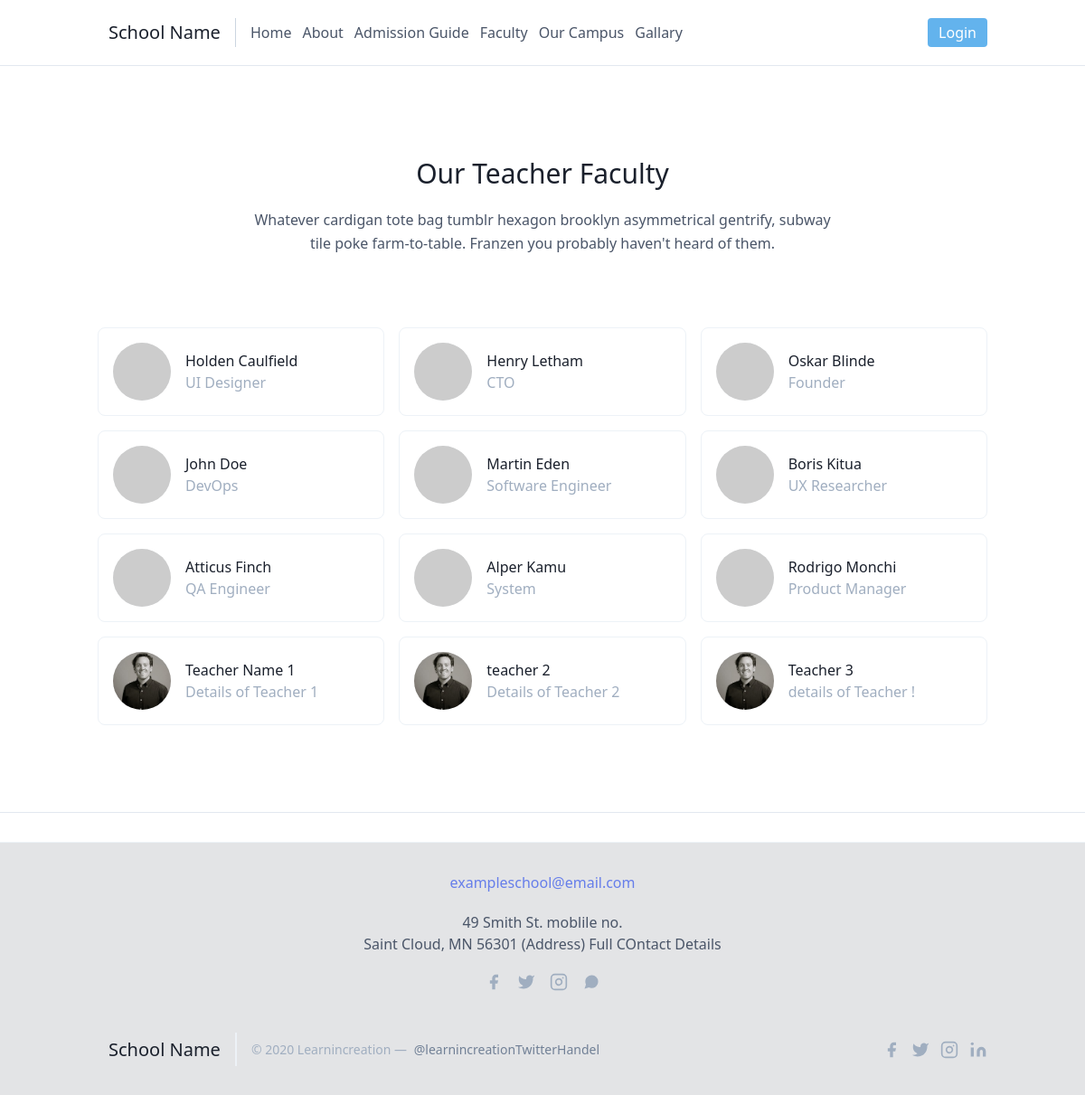
The app's page /faculty/ with its own data.
### info/models.py (models this page shows, shortened)
class Teacher(models.Model):
    name = models.CharField(max_length=100)
    detail = models.TextField(null = True , blank = True)
    img = models.ImageField(null = True, blank = True)
    qualification = models.CharField(max_length=200)
    salary = models.FloatField()
    age = models.IntegerField()
    phonenumber = models.IntegerField() #without country code
    aadaharid = models.IntegerField()
    date = models.DateTimeField(auto_now_add = True)
    @property
    def imageURL(self):
        try :
            url = self.img.url
        except:
        	url = ''
        return url

### info/views.py (the view)
# urls.py: path('faculty/', views.faculty, name='faculty'),
def faculty(request):
    teacher = Teacher.objects.all()
    context = {'teacher':teacher}
    return render(request, 'info/faculty.html',context)

### info/templates/info/faculty.html
{% extends 'info/main.html' %}
{% load static %}
{% block content %}
<section class="text-gray-700 body-font">
  <div class="container px-5 py-24 mx-auto">
    <div class="flex flex-col text-center w-full mb-20">
      <h1 class="sm:text-3xl text-2xl font-medium title-font mb-4 text-gray-900">Our Teacher Faculty</h1>
      <p class="lg:w-2/3 mx-auto leading-relaxed text-base">Whatever cardigan tote bag tumblr hexagon brooklyn asymmetrical gentrify, subway tile poke farm-to-table. Franzen you probably haven't heard of them.</p>
    </div>
    <div class="flex flex-wrap -m-2">
      <div class="p-2 lg:w-1/3 md:w-1/2 w-full">
        <div class="h-full flex items-center border-gray-200 border p-4 rounded-lg">
          <img alt="team" class="w-16 h-16 bg-gray-100 object-cover object-center flex-shrink-0 rounded-full mr-4" src="https://dummyimage.com/80x80">
          <div class="flex-grow">
            <h2 class="text-gray-900 title-font font-medium">Holden Caulfield</h2>
            <p class="text-gray-500">UI Designer</p>
          </div>
        </div>
      </div>
      <div class="p-2 lg:w-1/3 md:w-1/2 w-full">
        <div class="h-full flex items-center border-gray-200 border p-4 rounded-lg">
          <img alt="team" class="w-16 h-16 bg-gray-100 object-cover object-center flex-shrink-0 rounded-full mr-4" src="https://dummyimage.com/84x84">
          <div class="flex-grow">
            <h2 class="text-gray-900 title-font font-medium">Henry Letham</h2>
            <p class="text-gray-500">CTO</p>
          </div>
        </div>
      </div>
      <div class="p-2 lg:w-1/3 md:w-1/2 w-full">
        <div class="h-full flex items-center border-gray-200 border p-4 rounded-lg">
          <img alt="team" class="w-16 h-16 bg-gray-100 object-cover object-center flex-shrink-0 rounded-full mr-4" src="https://dummyimage.com/88x88">
          <div class="flex-grow">
            <h2 class="text-gray-900 title-font font-medium">Oskar Blinde</h2>
            <p class="text-gray-500">Founder</p>
          </div>
        </div>
      </div>
      <div class="p-2 lg:w-1/3 md:w-1/2 w-full">
        <div class="h-full flex items-center border-gray-200 border p-4 rounded-lg">
          <img alt="team" class="w-16 h-16 bg-gray-100 object-cover object-center flex-shrink-0 rounded-full mr-4" src="https://dummyimage.com/90x90">
          <div class="flex-grow">
            <h2 class="text-gray-900 title-font font-medium">John Doe</h2>
            <p class="text-gray-500">DevOps</p>
          </div>
        </div>
      </div>
      <div class="p-2 lg:w-1/3 md:w-1/2 w-full">
        <div class="h-full flex items-center border-gray-200 border p-4 rounded-lg">
          <img alt="team" class="w-16 h-16 bg-gray-100 object-cover object-center flex-shrink-0 rounded-full mr-4" src="https://dummyimage.com/94x94">
          <div class="flex-grow">
            <h2 class="text-gray-900 title-font font-medium">Martin Eden</h2>
            <p class="text-gray-500">Software Engineer</p>
          </div>
        </div>
      </div>
      <div class="p-2 lg:w-1/3 md:w-1/2 w-full">
        <div class="h-full flex items-center border-gray-200 border p-4 rounded-lg">
          <img alt="team" class="w-16 h-16 bg-gray-100 object-cover object-center flex-shrink-0 rounded-full mr-4" src="https://dummyimage.com/98x98">
          <div class="flex-grow">
            <h2 class="text-gray-900 title-font font-medium">Boris Kitua</h2>
            <p class="text-gray-500">UX Researcher</p>
          </div>
        </div>
      </div>
      <div class="p-2 lg:w-1/3 md:w-1/2 w-full">
        <div class="h-full flex items-center border-gray-200 border p-4 rounded-lg">
          <img alt="team" class="w-16 h-16 bg-gray-100 object-cover object-center flex-shrink-0 rounded-full mr-4" src="https://dummyimage.com/100x90">
          <div class="flex-grow">
            <h2 class="text-gray-900 title-font font-medium">Atticus Finch</h2>
            <p class="text-gray-500">QA Engineer</p>
          </div>
        </div>
      </div>
      <div class="p-2 lg:w-1/3 md:w-1/2 w-full">
        <div class="h-full flex items-center border-gray-200 border p-4 rounded-lg">
          <img alt="team" class="w-16 h-16 bg-gray-100 object-cover object-center flex-shrink-0 rounded-full mr-4" src="https://dummyimage.com/104x94">
          <div class="flex-grow">
            <h2 class="text-gray-900 title-font font-medium">Alper Kamu</h2>
            <p class="text-gray-500">System</p>
          </div>
        </div>
      </div>
      <div class="p-2 lg:w-1/3 md:w-1/2 w-full">
        <div class="h-full flex items-center border-gray-200 border p-4 rounded-lg">
          <img alt="team" class="w-16 h-16 bg-gray-100 object-cover object-center flex-shrink-0 rounded-full mr-4" src="https://dummyimage.com/108x98">
          <div class="flex-grow">
            <h2 class="text-gray-900 title-font font-medium">Rodrigo Monchi</h2>
            <p class="text-gray-500">Product Manager</p>
          </div>
        </div>
      </div>
      {% for teacher in teacher %}
      <div class="p-2 lg:w-1/3 md:w-1/2 w-full">
        <div class="h-full flex items-center border-gray-200 border p-4 rounded-lg">
          <img alt="team" class="w-16 h-16 bg-gray-100 object-cover object-center flex-shrink-0 rounded-full mr-4" src="{{ teacher.imageURL }}">
          <div class="flex-grow">
            <h2 class="text-gray-900 title-font font-medium">{{ teacher.name}}</h2>
            <p class="text-gray-500">{{ teacher.detail }}</p>
          </div>
        </div>
      </div>
      {% endfor %}
    </div>
  </div>
</section>
{% endblock content %}

### info/templates/info/main.html (shortened to what this page needs)
<!DOCTYPE html>
{% load static %}
<html>
<head>
	<link href="https://unpkg.com/tailwindcss@^1.0/dist/tailwind.min.css" rel="stylesheet">
</head>
<body>
<header class="text-gray-700 body-font">
  <div class="container mx-auto flex flex-wrap p-5 flex-col md:flex-row items-center">
    <a href="{% url 'home' %}" class="flex title-font font-medium items-center text-gray-900 mb-4 md:mb-0">
      <span class="ml-3 text-xl">School Name </span>
    </a>
    <nav class="md:mr-auto md:ml-4 md:py-1 md:pl-4 md:border-l md:border-gray-400	flex flex-wrap items-center text-base justify-center">
      <a class="mr-3 hover:text-gray-900" href="{% url 'home'%}">Home </a>
      <a class="mr-3 hover:text-gray-900" href="{% url 'about'%}">About</a>
      <a class="mr-3 hover:text-gray-900" href="{% url 'admission'%}">Admission Guide </a>
      <a class="mr-3 hover:text-gray-900" href="{% url 'faculty'%}">Faculty</a>
      <a class="mr-3 hover:text-gray-900" href="{% url 'campus'%}">Our Campus </a>
      <a class="mr-3 hover:text-gray-900" href="{% url 'gallary'%}">Gallary</a>
    </nav>
		{% if user.is_authenticated %}
		<span class="ml-3 text-xl" style="padding-right: 10px;">Hi {{user.username}} ! </span>
		<a href="{% url 'logout' %}" class="inline-flex items-center bg-blue-400 border-0 py-1 px-3 focus:outline-none hover:bg-blue-500 rounded text-white mt-4 md:mt-0">Logout
			<path d="M5 12h14M12 5l7 7-7 7"></path>
		      </svg></a>
		{% else %}
		<a href="{% url 'login' %}" class="inline-flex items-center bg-blue-400 border-0 py-1 px-3 focus:outline-none hover:bg-blue-500 rounded text-white mt-4 md:mt-0">Login</a>
		{% endif %}
  </div>
</header>
<hr>
{% block content %}
{% endblock content %}
<hr>
<footer class="text-gray-700 body-font" style="background-color: #e3e4e6">
	<div class="p-2 w-full pt-8 mt-8 border-t border-gray-200 text-center">
		<a class="text-indigo-500">exampleschool@email.com</a>
		<p class="leading-normal my-5">49 Smith St. moblile no.
			<br>Saint Cloud, MN 56301 (Address) Full COntact Details
		</p>
		<span class="inline-flex">
			<a class="text-gray-500">
				<svg fill="currentColor" stroke-linecap="round" stroke-linejoin="round" stroke-width="2" class="w-5 h-5" viewBox="0 0 24 24">
					<path d="M18 2h-3a5 5 0 00-5 5v3H7v4h3v8h4v-8h3l1-4h-4V7a1 1 0 011-1h3z"></path>
				</svg>
			</a>
			<a class="ml-4 text-gray-500">
				<svg fill="currentColor" stroke-linecap="round" stroke-linejoin="round" stroke-width="2" class="w-5 h-5" viewBox="0 0 24 24">
					<path d="M23 3a10.9 10.9 0 01-3.14 1.53 4.48 4.48 0 00-7.86 3v1A10.66 10.66 0 013 4s-4 9 5 13a11.64 11.64 0 01-7 2c9 5 20 0 20-11.5a4.5 4.5 0 00-.08-.83A7.72 7.72 0 0023 3z"></path>
				</svg>
			</a>
			<a class="ml-4 text-gray-500">
				<svg fill="none" stroke="currentColor" stroke-linecap="round" stroke-linejoin="round" stroke-width="2" class="w-5 h-5" viewBox="0 0 24 24">
					<rect width="20" height="20" x="2" y="2" rx="5" ry="5"></rect>
					<path d="M16 11.37A4 4 0 1112.63 8 4 4 0 0116 11.37zm1.5-4.87h.01"></path>
				</svg>
			</a>
			<a class="ml-4 text-gray-500">
			</a>
		</span>
	</div>
  <div class="container px-5 py-8 mx-auto flex items-center sm:flex-row flex-col">
    <a href="{% url 'home'%} " class="flex title-font font-medium items-center md:justify-start justify-center text-gray-900">
      <span class="ml-3 text-xl">School Name </span>
    </a>
    <p class="text-sm text-gray-500 sm:ml-4 sm:pl-4 sm:border-l-2 sm:border-gray-200 sm:py-2 sm:mt-0 mt-4">© 2020 Learnincreation —
      <a href="https://twitter.com/knyttneve" class="text-gray-600 ml-1" rel="noopener noreferrer" target="_blank">@learnincreationTwitterHandel</a>
    </p>
    <span class="inline-flex sm:ml-auto sm:mt-0 mt-4 justify-center sm:justify-start">
      <a class="text-gray-500">
        <svg fill="currentColor" stroke-linecap="round" stroke-linejoin="round" stroke-width="2" class="w-5 h-5" viewBox="0 0 24 24">
          <path d="M18 2h-3a5 5 0 00-5 5v3H7v4h3v8h4v-8h3l1-4h-4V7a1 1 0 011-1h3z"></path>
        </svg>
      </a>
      <a class="ml-3 text-gray-500">
        <svg fill="currentColor" stroke-linecap="round" stroke-linejoin="round" stroke-width="2" class="w-5 h-5" viewBox="0 0 24 24">
          <path d="M23 3a10.9 10.9 0 01-3.14 1.53 4.48 4.48 0 00-7.86 3v1A10.66 10.66 0 013 4s-4 9 5 13a11.64 11.64 0 01-7 2c9 5 20 0 20-11.5a4.5 4.5 0 00-.08-.83A7.72 7.72 0 0023 3z"></path>
        </svg>
      </a>
      <a class="ml-3 text-gray-500">
        <svg fill="none" stroke="currentColor" stroke-linecap="round" stroke-linejoin="round" stroke-width="2" class="w-5 h-5" viewBox="0 0 24 24">
          <rect width="20" height="20" x="2" y="2" rx="5" ry="5"></rect>
          <path d="M16 11.37A4 4 0 1112.63 8 4 4 0 0116 11.37zm1.5-4.87h.01"></path>
        </svg>
      </a>
      <a class="ml-3 text-gray-500">
        <svg fill="currentColor" stroke="currentColor" stroke-linecap="round" stroke-linejoin="round" stroke-width="0" class="w-5 h-5" viewBox="0 0 24 24">
          <path stroke="none" d="M16 8a6 6 0 016 6v7h-4v-7a2 2 0 00-2-2 2 2 0 00-2 2v7h-4v-7a6 6 0 016-6zM2 9h4v12H2z"></path>
          <circle cx="4" cy="4" r="2" stroke="none"></circle>
        </svg>
      </a>
    </span>
  </div>
</footer>
</body>
</html>

### records on screen
Teacher: imageURL (picture), name "Teacher Name 1", detail "Details of Teacher 1"
Teacher: imageURL (picture), name "teacher 2", detail "Details of Teacher 2"
Teacher: imageURL (picture), name "Teacher 3", detail "details of Teacher !"
